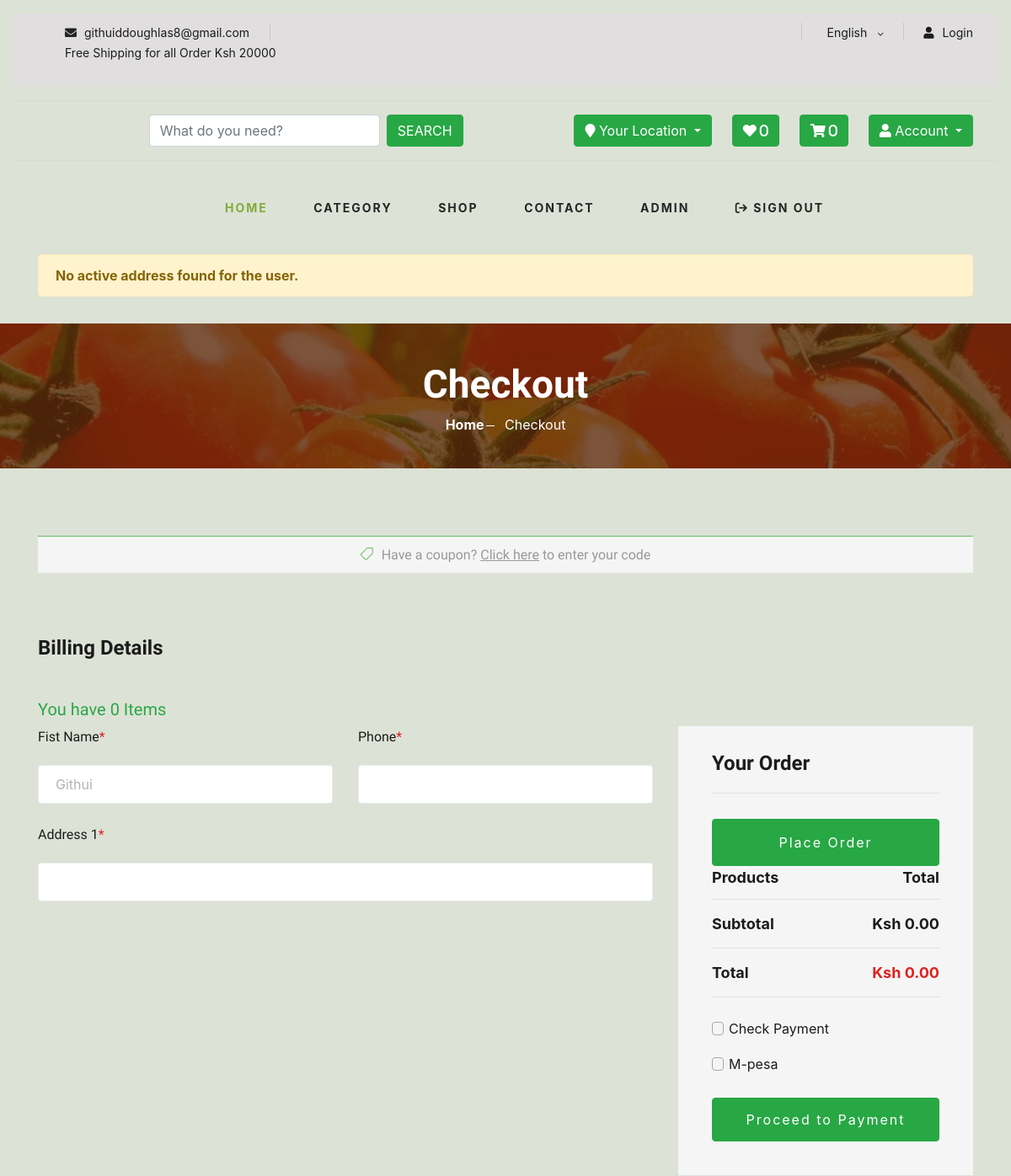
Before: /checkoutn/ (signed in, upper part) with the older database file.
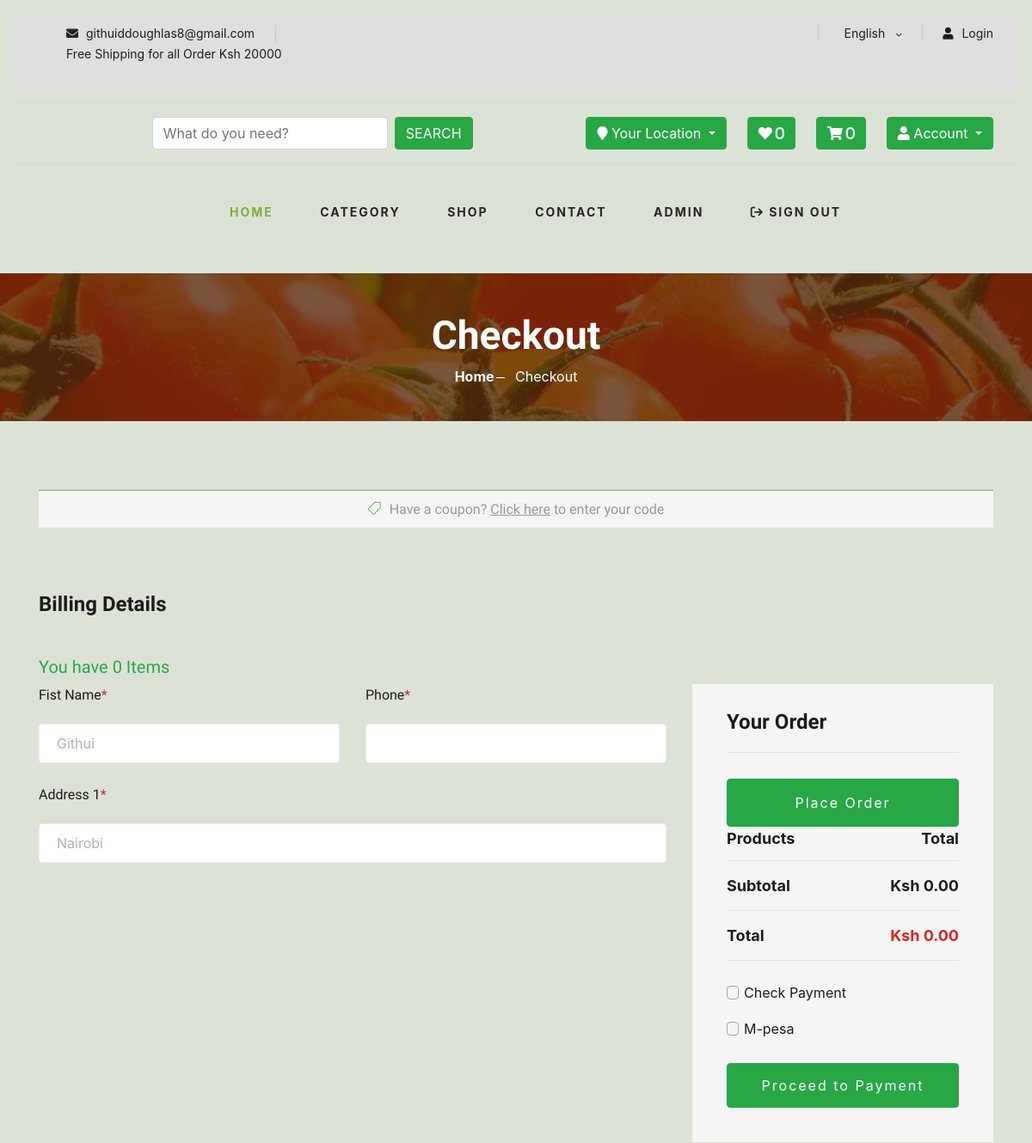
After: the same page with the newer database file.
### core/models.py (models this page shows)
class Address(models.Model):
    user = models.ForeignKey(User, on_delete=models.SET_NULL, null=True, blank=True)
    address = models.CharField(max_length=100, null=False, blank=False, default="none")
    contact = models.CharField(max_length=100, null=False, blank=True)
    status = models.BooleanField(default=False)
    class Meta:
        verbose_name_plural = "Addresses"

### core/views.py (the view, shortened to what this page needs)
# urls.py: path('checkoutn/', views.checkout, name='checkoutn'),
@login_required
def checkout(request):
    cart_total_amount = 0
    try:
        active_address = Address.objects.get(user=request.user, status=True)
    except Address.MultipleObjectsReturned:
        messages.warning(request, 'Multiple addresses activated; only one should be active!')
        active_address = None
    except Address.DoesNotExist:
        messages.warning(request, 'No active address found for the user.')
        active_address = None
    return render(request, "checkoutn.html", {
        "cart_data": request.session.get('cart_data_obj', {}),
        "totalcartitems": len(request.session.get('cart_data_obj', {})),
        "cart_total_amount": cart_total_amount,
        "active_address": active_address,
    })

### core/context_processor.py (called while the page is built)
def default(request):
    categories = Category.objects.all()
    vendors = Vendors.objects.all()
    wishlist_count = 0
    if request.user.is_authenticated:
        try:
            wishlist_count = Wishlist.objects.filter(user=request.user).count()
        except Exception as e:
            print(f"Error fetching wishlist: {e}")
            messages.warning(request, "There was an issue retrieving your wishlist.")
    if request.user.is_authenticated:
        address = Address.objects.filter(user=request.user).first()  # Returns None if not found
    else:
        address = None  # No address for unauthenticated users
    return {
        'categories': categories,
        'wishlist_count': wishlist_count,  # Use a proper count
        'address': address,
        'vendors': vendors,
    }

### templates/checkoutn.html (shortened to what this page needs)
{% extends 'partials/base.html' %}
{% load static %}
{% block content %}
  <section class="breadcrumb-section set-bg" data-setbg="{% static 'assets/img/breadcrumb.jpg' %}">
    <div class="container">
        <div class="row">
            <div class="col-lg-12 text-center">
                <div class="breadcrumb__text">
                    <h2>Checkout</h2>
                    <div class="breadcrumb__option">
                        <a href="{% url 'core:home' %}">Home</a>
                        <span>Checkout</span>
                    </div>
                </div>
            </div>
        </div>
    </div>
</section>
<section class="checkout spad">
    <div class="container">
        <div class="row">
            <div class="col-lg-12">
                <h6><span class="icon_tag_alt"></span> Have a coupon? <a href="#">Click here</a> to enter your code
                </h6>
            </div>
        </div>
        <div class="checkout__form">
            <h4>Billing Details</h4>
            <h5 class="text-success">You have {{totalcartitems}} Items</h5>
            <form action="#">
                <div class="row">
                    <div class="col-lg-8 col-md-6">
                        <div class="row">
                            <div class="col-lg-6">
                                <div class="checkout__input">
                                    <p>Fist Name<span>*</span></p>
                                    <input type="text" value="{{request.user.username|title}}">
                                </div>
                            </div>
                            <div class="col-lg-6">
                                <div class="checkout__input">
                                    <p>Phone<span>*</span></p>
                                    <input type="text" value="{{active_address.contact}}">
                                </div>
                            </div>
                        </div>
                        <div class="checkout__input">
                            <p>Address 1<span>*</span></p>
                            <input type="text" value="{{active_address.address}}">
                        </div>
                    </div>
                    <div class="col-lg-4 col-md-6">
                        <div class="checkout__order">
                            <h4>Your Order</h4>
                            <button class="btn btn-success pt-2"><a href="{% url 'core:cart' %}" class="btn btn-success pb-2">Place Order </a></button>
                            <div class="checkout__order__products">Products <span>Total</span></div>
                            <div class="checkout__order__subtotal">Subtotal <span>Ksh {{cart_total_amount|floatformat:2}}</span></div>
                            <div class="checkout__order__total">Total <span>Ksh  {{cart_total_amount|floatformat:2}}</span></div>
                            <div class="checkout__input__checkbox">
                                <label for="payment">
                                    Check Payment
                                    <span class="checkmark"></span>
                                </label>
                            </div>
                            <div class="checkout__input__checkbox">
                                <label for="paypal">
                                    M-pesa
                                    <span class="checkmark"></span>
                                </label>
                            </div>
                            <button class="btn btn-success"><a href="{% url 'user_authens:pay' %}" class="btn btn-success">Proceed to Payment</a></button>
                        </div>
                    </div>
                </div>
            </form>
        </div>
    </div>
</section>
{% endblock %}

Changed rows visible on the page:
added Address: address "Nairobi"
Other visible differences:
list line gone: "No active address found for the user."
